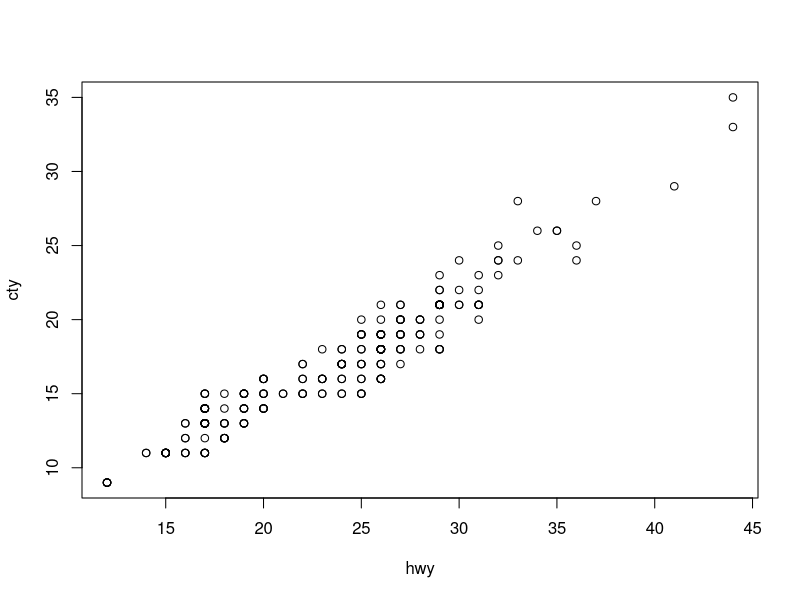
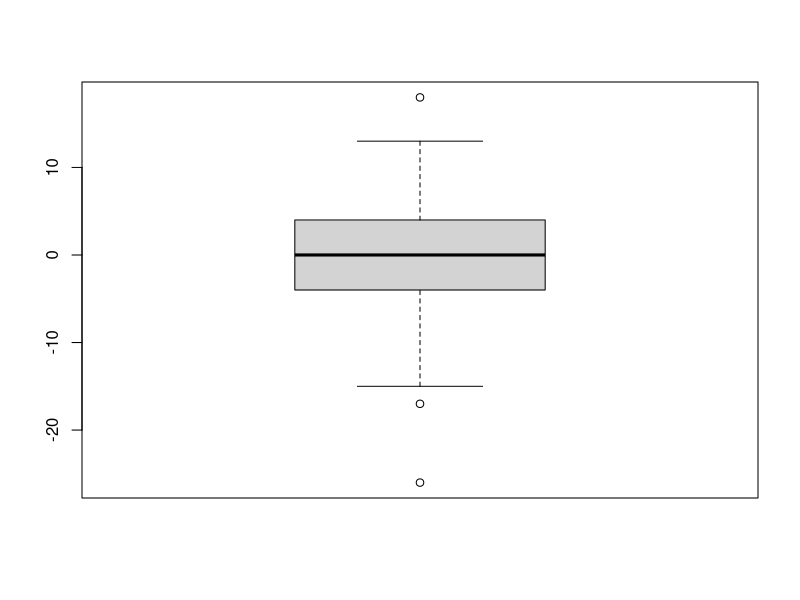
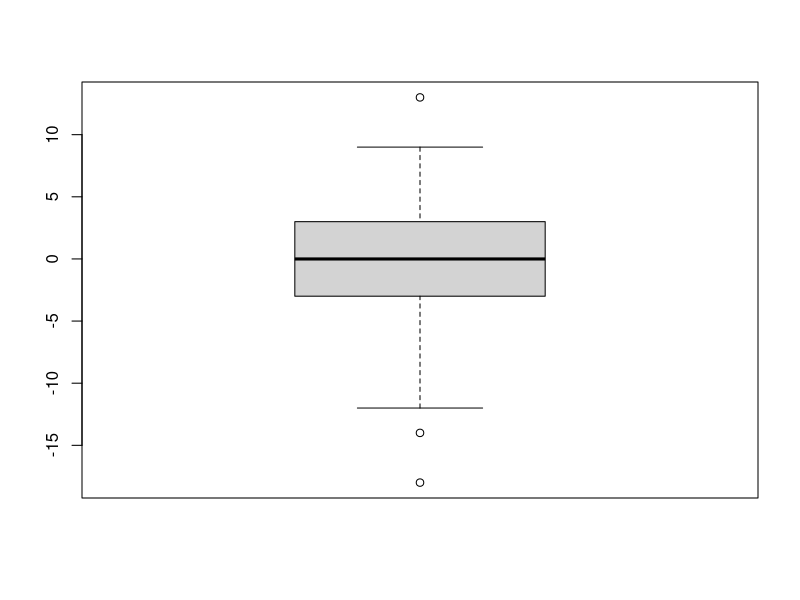
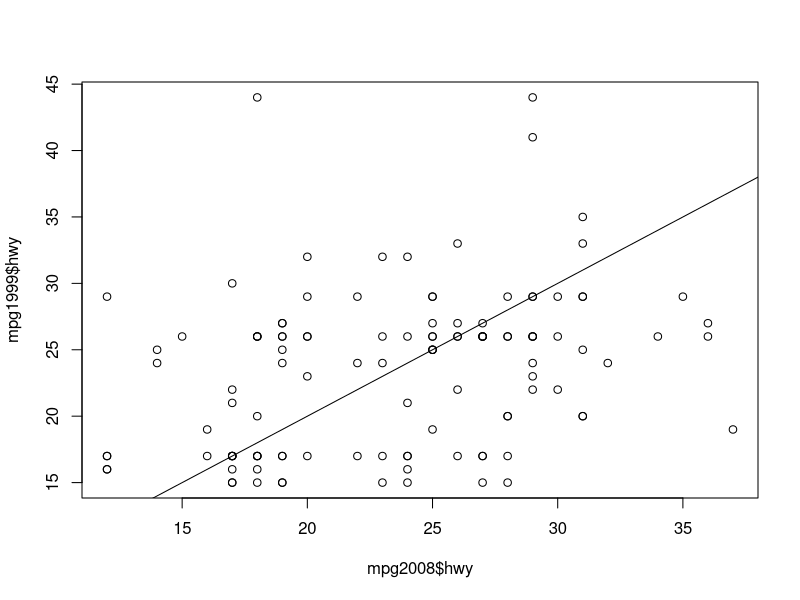
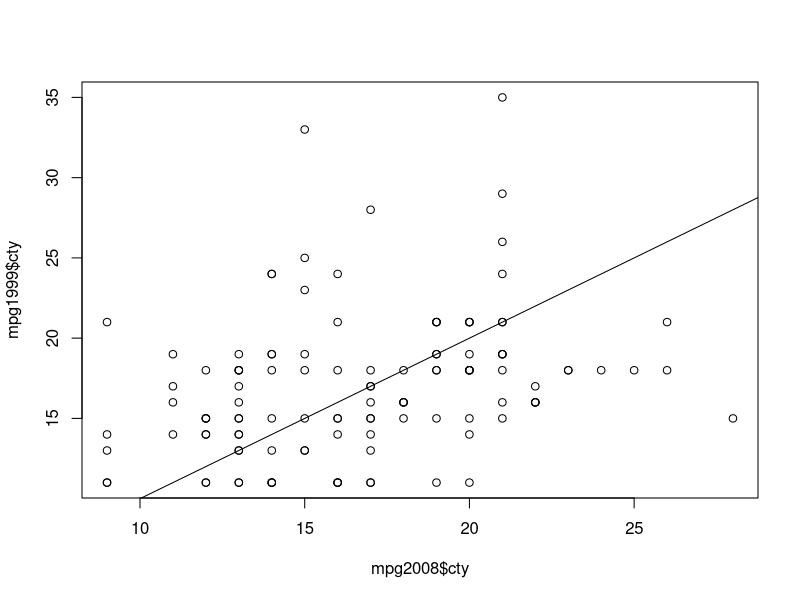

Write R code to recreate these figures, in order.
## ---- chunk 1
knitr::opts_chunk$set(echo = TRUE)
## ---- chunk 2
a0 <- 1
a0
## ---- chunk 3
high <- (24 - 32) * 5/9
low <- (15 - 32) * 5/9
cel <- c(high, low)
cel
## ---- chunk 4
vec200 <- rep(c(3, 1), times = 100)
vec200
## ---- chunk 5
numPerfect <- floor(sqrt(2001))
numPerfect
## ---- chunk 6
library(ggplot2)
mpg <- as.data.frame(mpg)
## ---- chunk 7
top3 <- mpg[order(mpg$hwy,decreasing = TRUE)[1:3],]
top3
## ---- chunk 8
numCompact <- length(mpg[mpg$class == "compact",]$class)
numCompact
## ---- chunk 9
attach(mpg)
plot(hwy, cty)
## ---- chunk 10
mpg2008 <- mpg[mpg$year == 2008,]
mpg1999 <- mpg[mpg$year == 1999,]

summary(mpg2008)
summary(mpg1999)

hwyDiff <- mpg2008$hwy - mpg1999$hwy
ctyDiff <- mpg2008$cty - mpg1999$cty

summary(hwyDiff)
summary(ctyDiff)

boxplot(hwyDiff)
boxplot(ctyDiff)
## ---- chunk 11
plot(mpg2008$hwy, mpg1999$hwy)
abline(a = 0, b = 1)
## ---- chunk 12
plot(mpg2008$cty, mpg1999$cty)
abline(a = 0, b = 1)
